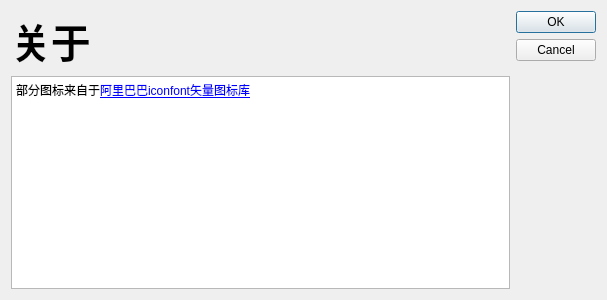
<?xml version="1.0" encoding="UTF-8"?>
<ui version="4.0">
 <class>DialogAbout</class>
 <widget class="QDialog" name="DialogAbout">
  <property name="geometry">
   <rect>
    <x>0</x>
    <y>0</y>
    <width>607</width>
    <height>300</height>
   </rect>
  </property>
  <property name="windowTitle">
   <string>Dialog</string>
  </property>
  <layout class="QHBoxLayout" name="horizontalLayout">
   <item>
    <layout class="QVBoxLayout" name="verticalLayout">
     <item>
      <widget class="QLabel" name="labelAboutTitle">
       <property name="font">
        <font>
         <pointsize>30</pointsize>
         <bold>true</bold>
        </font>
       </property>
       <property name="text">
        <string>关于</string>
       </property>
      </widget>
     </item>
     <item>
      <widget class="QTextEdit" name="textEditAbout">
       <property name="html">
        <string>&lt;!DOCTYPE HTML PUBLIC &quot;-//W3C//DTD HTML 4.0//EN&quot; &quot;http://www.w3.org/TR/REC-html40/strict.dtd&quot;&gt;
&lt;html&gt;&lt;head&gt;&lt;meta name=&quot;qrichtext&quot; content=&quot;1&quot; /&gt;&lt;meta charset=&quot;utf-8&quot; /&gt;&lt;style type=&quot;text/css&quot;&gt;
p, li { white-space: pre-wrap; }
hr { height: 1px; border-width: 0; }
li.unchecked::marker { content: &quot;\2610&quot;; }
li.checked::marker { content: &quot;\2612&quot;; }
&lt;/style&gt;&lt;/head&gt;&lt;body style=&quot; font-family:'Microsoft YaHei UI'; font-size:9pt; font-weight:400; font-style:normal;&quot;&gt;
&lt;p style=&quot; margin-top:0px; margin-bottom:0px; margin-left:0px; margin-right:0px; -qt-block-indent:0; text-indent:0px;&quot;&gt;部分图标来自于&lt;a href=&quot;https://www.iconfont.cn/&quot;&gt;&lt;span style=&quot; text-decoration: underline; color:#0000ff;&quot;&gt;阿里巴巴iconfont矢量图标库&lt;/span&gt;&lt;/a&gt;&lt;/p&gt;&lt;/body&gt;&lt;/html&gt;</string>
       </property>
      </widget>
     </item>
    </layout>
   </item>
   <item>
    <widget class="QDialogButtonBox" name="buttonBox">
     <property name="orientation">
      <enum>Qt::Vertical</enum>
     </property>
     <property name="standardButtons">
      <set>QDialogButtonBox::Cancel|QDialogButtonBox::Ok</set>
     </property>
    </widget>
   </item>
  </layout>
 </widget>
 <resources/>
 <connections>
  <connection>
   <sender>buttonBox</sender>
   <signal>accepted()</signal>
   <receiver>DialogAbout</receiver>
   <slot>accept()</slot>
   <hints>
    <hint type="sourcelabel">
     <x>248</x>
     <y>254</y>
    </hint>
    <hint type="destinationlabel">
     <x>157</x>
     <y>274</y>
    </hint>
   </hints>
  </connection>
  <connection>
   <sender>buttonBox</sender>
   <signal>rejected()</signal>
   <receiver>DialogAbout</receiver>
   <slot>reject()</slot>
   <hints>
    <hint type="sourcelabel">
     <x>316</x>
     <y>260</y>
    </hint>
    <hint type="destinationlabel">
     <x>286</x>
     <y>274</y>
    </hint>
   </hints>
  </connection>
 </connections>
</ui>
